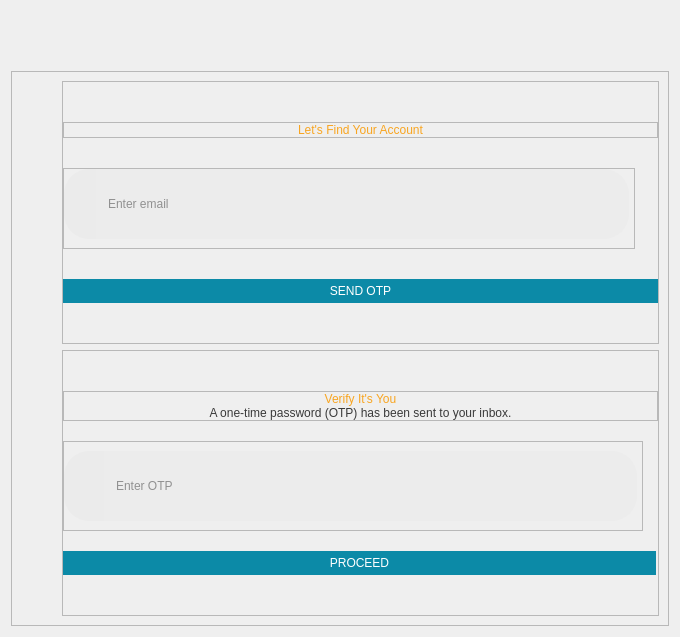
        <widget class="QWidget" name="emailOtpPage">
         <layout class="QVBoxLayout" name="verticalLayout_6">
          <item alignment="Qt::AlignRight|Qt::AlignTop">
           <widget class="QPushButton" name="backToLogin">
            <property name="styleSheet">
             <string notr="true">#backToLogin{
	background:transparent;
	border:none;
}</string>
            </property>
            <property name="text">
             <string/>
            </property>
            <property name="icon">
             <iconset resource="../resource.qrc">
              <normaloff>:/Icons/Icons/Profileback.png</normaloff>:/Icons/Icons/Profileback.png</iconset>
            </property>
            <property name="iconSize">
             <size>
              <width>40</width>
              <height>40</height>
             </size>
            </property>
           </widget>
          </item>
          <item>
           <spacer name="verticalSpacer_2">
            <property name="orientation">
             <enum>Qt::Vertical</enum>
            </property>
            <property name="sizeHint" stdset="0">
             <size>
              <width>20</width>
              <height>40</height>
             </size>
            </property>
           </spacer>
          </item>
          <item>
           <widget class="QFrame" name="frame_8">
            <property name="minimumSize">
             <size>
              <width>0</width>
              <height>500</height>
             </size>
            </property>
            <property name="styleSheet">
             <string notr="true">QLineEdit{
	border-top-right-radius:25px;
	border-bottom-right-radius:25px;
	background-color:#ECECEC;
	font: 63 15pt &quot;Montserrat SemiBold&quot;;
	color:rgb(54,54,54);
	padding-left:10px;
}</string>
            </property>
            <property name="frameShape">
             <enum>QFrame::StyledPanel</enum>
            </property>
            <property name="frameShadow">
             <enum>QFrame::Raised</enum>
            </property>
            <layout class="QVBoxLayout" name="verticalLayout_5">
             <property name="leftMargin">
              <number>50</number>
             </property>
             <item>
              <widget class="QFrame" name="emailOtp">
               <property name="frameShape">
                <enum>QFrame::StyledPanel</enum>
               </property>
               <property name="frameShadow">
                <enum>QFrame::Raised</enum>
               </property>
               <layout class="QVBoxLayout" name="verticalLayout_8">
                <property name="spacing">
                 <number>30</number>
                </property>
                <property name="leftMargin">
                 <number>0</number>
                </property>
                <property name="topMargin">
                 <number>0</number>
                </property>
                <property name="rightMargin">
                 <number>0</number>
                </property>
                <property name="bottomMargin">
                 <number>0</number>
                </property>
                <item>
                 <spacer name="verticalSpacer_3">
                  <property name="orientation">
                   <enum>Qt::Vertical</enum>
                  </property>
                  <property name="sizeHint" stdset="0">
                   <size>
                    <width>20</width>
                    <height>40</height>
                   </size>
                  </property>
                 </spacer>
                </item>
                <item>
                 <widget class="QFrame" name="frame_11">
                  <property name="maximumSize">
                   <size>
                    <width>598</width>
                    <height>16777215</height>
                   </size>
                  </property>
                  <property name="frameShape">
                   <enum>QFrame::StyledPanel</enum>
                  </property>
                  <property name="frameShadow">
                   <enum>QFrame::Raised</enum>
                  </property>
                  <layout class="QVBoxLayout" name="verticalLayout_10">
                   <property name="spacing">
                    <number>0</number>
                   </property>
                   <property name="leftMargin">
                    <number>0</number>
                   </property>
                   <property name="topMargin">
                    <number>0</number>
                   </property>
                   <property name="rightMargin">
                    <number>0</number>
                   </property>
                   <property name="bottomMargin">
                    <number>0</number>
                   </property>
                   <item>
                    <widget class="QLabel" name="label_5">
                     <property name="sizePolicy">
                      <sizepolicy hsizetype="Preferred" vsizetype="Fixed">
                       <horstretch>0</horstretch>
                       <verstretch>0</verstretch>
                      </sizepolicy>
                     </property>
                     <property name="styleSheet">
                      <string notr="true">font: 87 30pt &quot;Montserrat Black&quot;;
color:rgb(248, 165, 33);</string>
                     </property>
                     <property name="text">
                      <string>Let's Find Your Account</string>
                     </property>
                     <property name="alignment">
                      <set>Qt::AlignCenter</set>
                     </property>
                    </widget>
                   </item>
                  </layout>
                 </widget>
                </item>
                <item alignment="Qt::AlignLeft">
                 <widget class="QFrame" name="frame_9">
                  <property name="sizePolicy">
                   <sizepolicy hsizetype="Preferred" vsizetype="Fixed">
                    <horstretch>0</horstretch>
                    <verstretch>0</verstretch>
                   </sizepolicy>
                  </property>
                  <property name="frameShape">
                   <enum>QFrame::StyledPanel</enum>
                  </property>
                  <property name="frameShadow">
                   <enum>QFrame::Raised</enum>
                  </property>
                  <layout class="QHBoxLayout" name="horizontalLayout_9">
                   <property name="spacing">
                    <number>0</number>
                   </property>
                   <property name="leftMargin">
                    <number>0</number>
                   </property>
                   <property name="topMargin">
                    <number>0</number>
                   </property>
                   <property name="rightMargin">
                    <number>5</number>
                   </property>
                   <item>
                    <widget class="QFrame" name="emailOtpIcon">
                     <property name="sizePolicy">
                      <sizepolicy hsizetype="Fixed" vsizetype="Fixed">
                       <horstretch>0</horstretch>
                       <verstretch>0</verstretch>
                      </sizepolicy>
                     </property>
                     <property name="maximumSize">
                      <size>
                       <width>60</width>
                       <height>70</height>
                      </size>
                     </property>
                     <property name="styleSheet">
                      <string notr="true">background-color: rgb(235, 235, 235);
border-top-left-radius:25px;
border-bottom-left-radius:25px;</string>
                     </property>
                     <property name="frameShape">
                      <enum>QFrame::StyledPanel</enum>
                     </property>
                     <property name="frameShadow">
                      <enum>QFrame::Raised</enum>
                     </property>
                     <layout class="QHBoxLayout" name="horizontalLayout_10">
                      <property name="leftMargin">
                       <number>25</number>
                      </property>
                      <property name="topMargin">
                       <number>20</number>
                      </property>
                      <property name="rightMargin">
                       <number>0</number>
                      </property>
                      <property name="bottomMargin">
                       <number>20</number>
                      </property>
                      <item>
                       <widget class="QLabel" name="label_3">
                        <property name="text">
                         <string/>
                        </property>
                        <property name="pixmap">
                         <pixmap resource="../resource.qrc">:/Icons/Icons/emailIcon.png</pixmap>
                        </property>
                        <property name="scaledContents">
                         <bool>true</bool>
                        </property>
                       </widget>
                      </item>
                     </layout>
                    </widget>
                   </item>
                   <item>
                    <widget class="QLineEdit" name="emailOtpEdit">
                     <property name="sizePolicy">
                      <sizepolicy hsizetype="Fixed" vsizetype="Fixed">
                       <horstretch>0</horstretch>
                       <verstretch>0</verstretch>
                      </sizepolicy>
                     </property>
                     <property name="minimumSize">
                      <size>
                       <width>533</width>
                       <height>70</height>
                      </size>
                     </property>
                     <property name="styleSheet">
                      <string notr="true"/>
                     </property>
                     <property name="placeholderText">
                      <string>Enter email</string>
                     </property>
                    </widget>
                   </item>
                  </layout>
                 </widget>
                </item>
                <item>
                 <widget class="QPushButton" name="sendOtpBtn">
                  <property name="sizePolicy">
                   <sizepolicy hsizetype="Fixed" vsizetype="Fixed">
                    <horstretch>0</horstretch>
                    <verstretch>0</verstretch>
                   </sizepolicy>
                  </property>
                  <property name="minimumSize">
                   <size>
                    <width>595</width>
                    <height>0</height>
                   </size>
                  </property>
                  <property name="styleSheet">
                   <string notr="true">QPushButton{
	padding:5px;
	background-color:#0C8AA7;
	border:none;
	border-radius:20px;
	font: 87 20pt &quot;Montserrat Black&quot;;
	color:rgb(255, 255, 255);
}</string>
                  </property>
                  <property name="text">
                   <string>SEND OTP</string>
                  </property>
                 </widget>
                </item>
                <item>
                 <spacer name="verticalSpacer_4">
                  <property name="orientation">
                   <enum>Qt::Vertical</enum>
                  </property>
                  <property name="sizeHint" stdset="0">
                   <size>
                    <width>20</width>
                    <height>40</height>
                   </size>
                  </property>
                 </spacer>
                </item>
               </layout>
              </widget>
             </item>
             <item>
              <widget class="QFrame" name="otpFrame">
               <property name="frameShape">
                <enum>QFrame::StyledPanel</enum>
               </property>
               <property name="frameShadow">
                <enum>QFrame::Raised</enum>
               </property>
               <layout class="QVBoxLayout" name="verticalLayout_7">
                <property name="spacing">
                 <number>20</number>
                </property>
                <property name="leftMargin">
                 <number>0</number>
                </property>
                <property name="topMargin">
                 <number>0</number>
                </property>
                <property name="rightMargin">
                 <number>0</number>
                </property>
                <property name="bottomMargin">
                 <number>0</number>
                </property>
                <item>
                 <spacer name="verticalSpacer_6">
                  <property name="orientation">
                   <enum>Qt::Vertical</enum>
                  </property>
                  <property name="sizeHint" stdset="0">
                   <size>
                    <width>20</width>
                    <height>40</height>
                   </size>
                  </property>
                 </spacer>
                </item>
                <item>
                 <widget class="QFrame" name="frame_12">
                  <property name="maximumSize">
                   <size>
                    <width>598</width>
                    <height>16777215</height>
                   </size>
                  </property>
                  <property name="frameShape">
                   <enum>QFrame::StyledPanel</enum>
                  </property>
                  <property name="frameShadow">
                   <enum>QFrame::Raised</enum>
                  </property>
                  <layout class="QVBoxLayout" name="verticalLayout_11">
                   <property name="spacing">
                    <number>0</number>
                   </property>
                   <property name="leftMargin">
                    <number>0</number>
                   </property>
                   <property name="topMargin">
                    <number>0</number>
                   </property>
                   <property name="rightMargin">
                    <number>0</number>
                   </property>
                   <property name="bottomMargin">
                    <number>0</number>
                   </property>
                   <item>
                    <widget class="QLabel" name="label_7">
                     <property name="sizePolicy">
                      <sizepolicy hsizetype="Preferred" vsizetype="Fixed">
                       <horstretch>0</horstretch>
                       <verstretch>0</verstretch>
                      </sizepolicy>
                     </property>
                     <property name="styleSheet">
                      <string notr="true">font: 87 30pt &quot;Montserrat Black&quot;;
color:rgb(248, 165, 33);</string>
                     </property>
                     <property name="text">
                      <string>Verify It's You</string>
                     </property>
                     <property name="alignment">
                      <set>Qt::AlignCenter</set>
                     </property>
                    </widget>
                   </item>
                   <item>
                    <widget class="QLabel" name="label_8">
                     <property name="sizePolicy">
                      <sizepolicy hsizetype="Preferred" vsizetype="Fixed">
                       <horstretch>0</horstretch>
                       <verstretch>0</verstretch>
                      </sizepolicy>
                     </property>
                     <property name="styleSheet">
                      <string notr="true">font: 57 11pt &quot;Montserrat Medium&quot;;
color:rgb(57, 57, 57);</string>
                     </property>
                     <property name="text">
                      <string>A one-time password (OTP) has been sent to your inbox.</string>
                     </property>
                     <property name="alignment">
                      <set>Qt::AlignCenter</set>
                     </property>
                    </widget>
                   </item>
                  </layout>
                 </widget>
                </item>
                <item alignment="Qt::AlignLeft">
                 <widget class="QFrame" name="frame_10">
                  <property name="sizePolicy">
                   <sizepolicy hsizetype="Preferred" vsizetype="Fixed">
                    <horstretch>0</horstretch>
                    <verstretch>0</verstretch>
                   </sizepolicy>
                  </property>
                  <property name="frameShape">
                   <enum>QFrame::StyledPanel</enum>
                  </property>
                  <property name="frameShadow">
                   <enum>QFrame::Raised</enum>
                  </property>
                  <layout class="QHBoxLayout" name="horizontalLayout_11">
                   <property name="spacing">
                    <number>0</number>
                   </property>
                   <property name="leftMargin">
                    <number>0</number>
                   </property>
                   <property name="rightMargin">
                    <number>5</number>
                   </property>
                   <item>
                    <widget class="QFrame" name="otpIcon">
                     <property name="sizePolicy">
                      <sizepolicy hsizetype="Fixed" vsizetype="Fixed">
                       <horstretch>0</horstretch>
                       <verstretch>0</verstretch>
                      </sizepolicy>
                     </property>
                     <property name="minimumSize">
                      <size>
                       <width>40</width>
                       <height>70</height>
                      </size>
                     </property>
                     <property name="maximumSize">
                      <size>
                       <width>60</width>
                       <height>70</height>
                      </size>
                     </property>
                     <property name="styleSheet">
                      <string notr="true">background-color: rgb(235, 235, 235);
border-top-left-radius:25px;
border-bottom-left-radius:25px;</string>
                     </property>
                     <property name="frameShape">
                      <enum>QFrame::StyledPanel</enum>
                     </property>
                     <property name="frameShadow">
                      <enum>QFrame::Raised</enum>
                     </property>
                     <layout class="QHBoxLayout" name="horizontalLayout_12">
                      <property name="leftMargin">
                       <number>20</number>
                      </property>
                      <property name="topMargin">
                       <number>15</number>
                      </property>
                      <property name="rightMargin">
                       <number>5</number>
                      </property>
                      <property name="bottomMargin">
                       <number>15</number>
                      </property>
                      <item>
                       <widget class="QLabel" name="label_4">
                        <property name="text">
                         <string/>
                        </property>
                        <property name="pixmap">
                         <pixmap resource="../resource.qrc">:/Icons/Icons/OTP.png</pixmap>
                        </property>
                        <property name="scaledContents">
                         <bool>true</bool>
                        </property>
                       </widget>
                      </item>
                     </layout>
                    </widget>
                   </item>
                   <item>
                    <widget class="QLineEdit" name="otpEdit">
                     <property name="sizePolicy">
                      <sizepolicy hsizetype="Fixed" vsizetype="Fixed">
                       <horstretch>0</horstretch>
                       <verstretch>0</verstretch>
                      </sizepolicy>
                     </property>
                     <property name="minimumSize">
                      <size>
                       <width>533</width>
                       <height>70</height>
                      </size>
                     </property>
                     <property name="dragEnabled">
                      <bool>false</bool>
                     </property>
                     <property name="placeholderText">
                      <string>Enter OTP</string>
                     </property>
                    </widget>
                   </item>
                  </layout>
                 </widget>
                </item>
                <item>
                 <widget class="QPushButton" name="proceedBtn">
                  <property name="sizePolicy">
                   <sizepolicy hsizetype="Fixed" vsizetype="Fixed">
                    <horstretch>0</horstretch>
                    <verstretch>0</verstretch>
                   </sizepolicy>
                  </property>
                  <property name="minimumSize">
                   <size>
                    <width>593</width>
                    <height>0</height>
                   </size>
                  </property>
                  <property name="styleSheet">
                   <string notr="true">QPushButton{
	padding:5px;
	background-color:#0C8AA7;
	border:none;
	border-radius:20px;
	font: 87 20pt &quot;Montserrat Black&quot;;
	color:rgb(255, 255, 255);
}</string>
                  </property>
                  <property name="text">
                   <string>PROCEED</string>
                  </property>
                 </widget>
                </item>
                <item>
                 <spacer name="verticalSpacer_5">
                  <property name="orientation">
                   <enum>Qt::Vertical</enum>
                  </property>
                  <property name="sizeHint" stdset="0">
                   <size>
                    <width>20</width>
                    <height>40</height>
                   </size>
                  </property>
                 </spacer>
                </item>
               </layout>
              </widget>
             </item>
            </layout>
           </widget>
          </item>
         </layout>
        </widget>
